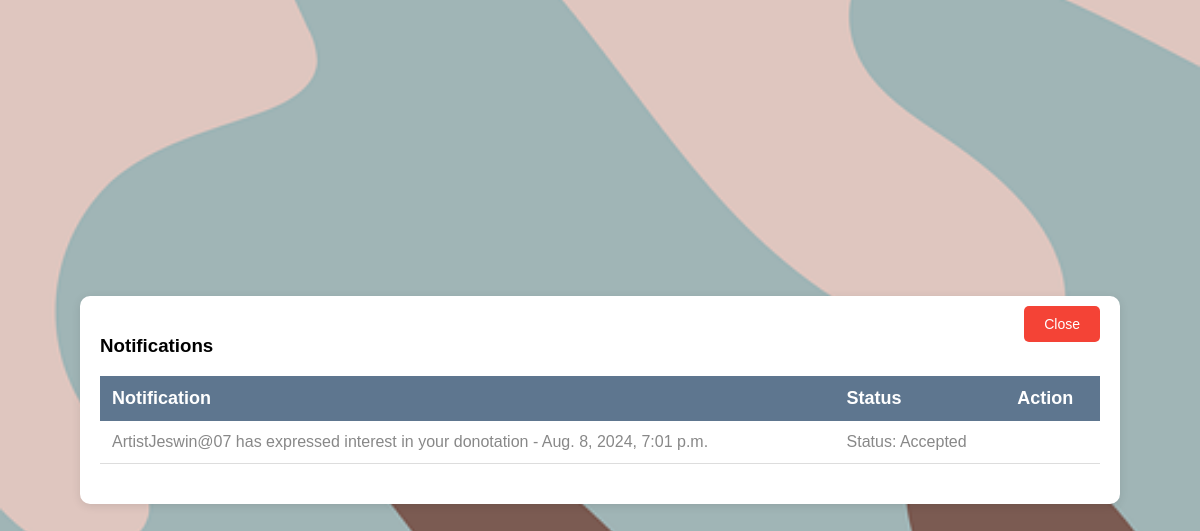
The page /donors/donor_notifications/ (signed in) on the database as committed earlier.
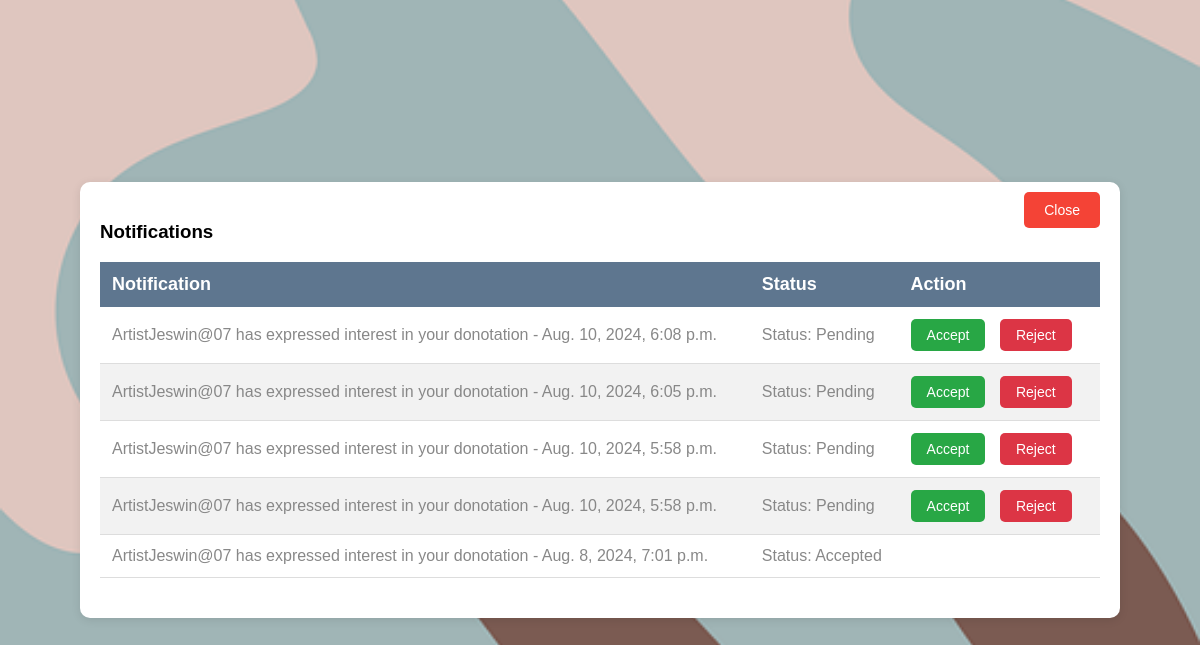
The same page on the database as committed later.
### donors/models.py (models this page shows, shortened)
class DonorNotification(models.Model):
    donor=models.ForeignKey(Donors, on_delete=models.CASCADE)
    message=models.TextField()
    created_at=models.DateTimeField(auto_now_add=True)
    is_read=models.BooleanField(default=False)
    interest_request=models.ForeignKey(InterestRequest, on_delete=models.CASCADE,null=True, blank=True)

### donors/views.py (the view)
# urls.py: path('donor_notifications/', views.donor_notifications, name='donor_notifications'),
@login_required
@never_cache
def donor_notifications(request):
    donor = get_object_or_404(Donors, user=request.user)
    notifications = DonorNotification.objects.filter(donor=donor).order_by('-created_at')
    notifications.update(is_read=True)
    return render(request, 'Donors/donor_notifications.html', {'notifications': notifications})

### template/Donors/donor_notifications.html (shortened to what this page needs)
<!DOCTYPE html>
{% load static %}
<html>
<head>
</head>
<body>
<div class="popup" id="notificationPopup">
    <button class="close-button" onclick="window.history.back()">Close</button>
   <h3>Notifications</h3>
   <table>
    <thead>
        <tr>
            <th>Notification</th>
            <th>Status</th>
            <th a>Action</th>
        </tr>
    </thead>
    <tbody>
        {% for notification in notifications %}
            <tr class="{% if notification.is_read %}read{% else %}unread{% endif %}">
                <td>
                    {{ notification.message }} - {{ notification.created_at }}
                </td>
                <td>
                    {% if notification.interest_request %}
                        {% if notification.interest_request.status == 'accepted' %}
                            Status: Accepted
                        {% elif notification.interest_request.status == 'rejected' %}
                            Status: Rejected
                        {% else %}
                            Status: Pending
                        {% endif %}
                    {% else %}
                        No related interest requests found.
                    {% endif %}
                </td>
                <td>
                    {% if notification.interest_request and notification.interest_request.status == 'pending' %}
                        <form method="post" action="{% url 'handle_interest_request' notification.id %}">
                            <button type="submit" class="btn-approve" name="action" value="accept">Accept</button>
                            <button type="submit" class="btn-reject" name="action" value="reject">Reject</button>
                        </form>
                    {% endif %}
                </td>
            </tr>
        {% endfor %}
    </tbody>
</table>
</div>
</body>
</html>

Rows that differ between the two databases and show on the page:
added DonorNotification: message "ArtistJeswin@07 has expressed interest in your donotation", created_at "Aug. 10, 2024, 6:08 p.m.", shows "Status: Pending", shows "Accept"
added DonorNotification: message "ArtistJeswin@07 has expressed interest in your donotation", created_at "Aug. 10, 2024, 6:05 p.m.", shows "Status: Pending", shows "Accept"
added DonorNotification: message "ArtistJeswin@07 has expressed interest in your donotation", created_at "Aug. 10, 2024, 5:58 p.m.", shows "Status: Pending", shows "Accept"
added DonorNotification: message "ArtistJeswin@07 has expressed interest in your donotation", created_at "Aug. 10, 2024, 5:58 p.m.", shows "Status: Pending", shows "Accept"
